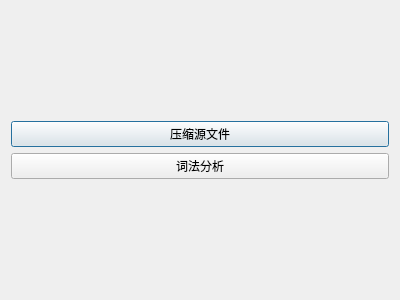
<?xml version="1.0" encoding="UTF-8"?>
<ui version="4.0">
 <class>Dialog</class>
 <widget class="QDialog" name="Dialog">
  <property name="geometry">
   <rect>
    <x>0</x>
    <y>0</y>
    <width>400</width>
    <height>300</height>
   </rect>
  </property>
  <property name="windowTitle">
   <string>Dialog</string>
  </property>
  <layout class="QGridLayout" name="gridLayout_2">
   <item row="0" column="0">
    <layout class="QGridLayout" name="gridLayout">
     <item row="0" column="0">
      <widget class="QPushButton" name="pushButton_2">
       <property name="text">
        <string>压缩源文件</string>
       </property>
      </widget>
     </item>
     <item row="1" column="0">
      <widget class="QPushButton" name="pushButton">
       <property name="text">
        <string>词法分析</string>
       </property>
      </widget>
     </item>
    </layout>
   </item>
  </layout>
 </widget>
 <resources/>
 <connections/>
</ui>
